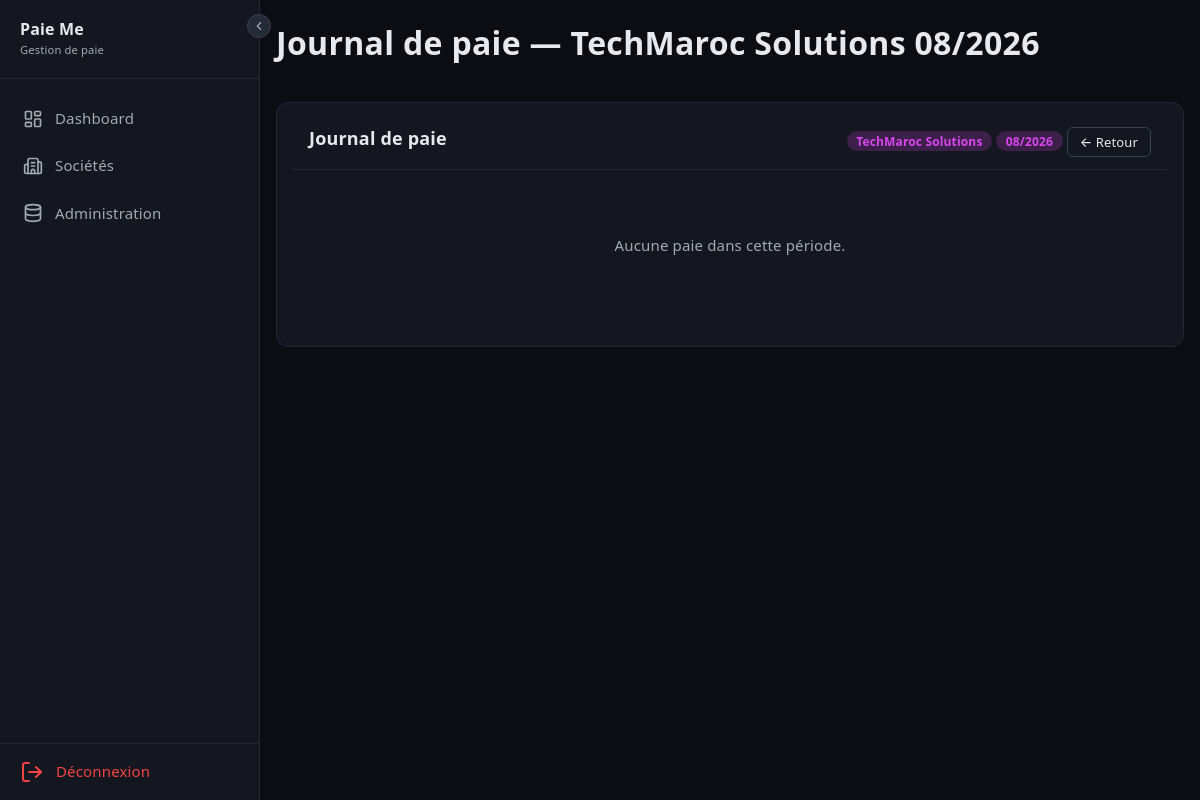
Page /paies/1/journal (signed in) on the committed database.
### tables this page shows
CREATE TABLE IF NOT EXISTS periodes (
    id              INT UNSIGNED AUTO_INCREMENT PRIMARY KEY,
    societe_id      INT UNSIGNED        NOT NULL,
    mois            TINYINT UNSIGNED    NOT NULL,
    annee           SMALLINT UNSIGNED   NOT NULL,
    date_debut      DATE                NOT NULL,
    date_fin        DATE                NOT NULL,
    cloturee        TINYINT(1)          NOT NULL DEFAULT 0,
    penalites_cnss  DECIMAL(10,2)       NOT NULL DEFAULT 0.00,
    penalites_tfp   DECIMAL(10,2)       NOT NULL DEFAULT 0.00,
    penalites_amo   DECIMAL(10,2)       NOT NULL DEFAULT 0.00,
    created_at      DATETIME            NOT NULL DEFAULT CURRENT_TIMESTAMP,
    updated_at      DATETIME            NOT NULL DEFAULT CURRENT_TIMESTAMP ON UPDATE CURRENT_TIMESTAMP,
    UNIQUE KEY unique_periode (societe_id, mois, annee),
    FOREIGN KEY (societe_id) REFERENCES societes(id) ON DELETE CASCADE
);

CREATE TABLE IF NOT EXISTS societes (
    id                  INT UNSIGNED AUTO_INCREMENT PRIMARY KEY,
    user_id             INT UNSIGNED        NOT NULL,
    raison_sociale      VARCHAR(200)        NOT NULL,
    forme_juridique     VARCHAR(20)         NOT NULL,
    ice                 VARCHAR(20)         NOT NULL,
    if_fiscal           VARCHAR(20)         NOT NULL,
    rc                  VARCHAR(20)         NOT NULL,
    tp                  VARCHAR(20)         NOT NULL,
    cnss                VARCHAR(20)         NOT NULL,
    adresse             TEXT,
    ville               VARCHAR(100),
    telephone           VARCHAR(20),
    email               VARCHAR(180),
    site_web            VARCHAR(255),
    banque              VARCHAR(100),
    agence              VARCHAR(100),
    rib                 VARCHAR(255),
    modele_bulletin_id  INT UNSIGNED,
    logo                VARCHAR(255),
    damancom_login      VARCHAR(100),
    damancom_password   VARCHAR(255),
    simpl_login         VARCHAR(100),
    simpl_password      VARCHAR(255),
    cimr_login          VARCHAR(100),
    cimr_password       VARCHAR(255),
    actif               TINYINT(1)          NOT NULL DEFAULT 1,
    created_at          DATETIME            NOT NULL DEFAULT CURRENT_TIMESTAMP,
    updated_at          DATETIME            NOT NULL DEFAULT CURRENT_TIMESTAMP ON UPDATE CURRENT_TIMESTAMP,
    FOREIGN KEY (user_id) REFERENCES users(id) ON DELETE CASCADE
);

### controllers/PaieController.php (called while the page is built, shortened)
<?php
class PaieController extends Controller
{
    private PDO $db;
    public function __construct()
    {
        $this->db = Model::db();
    }
    public function journal(int $id): void
    {
        $userId = Session::get('user_id');
        $periode = $this->db->query("
            SELECT p.*, so.raison_sociale FROM periodes p
            JOIN societes so ON p.societe_id = so.id
            WHERE p.id = $id AND so.user_id = $userId
        ")->fetch();
        $paies = $this->db->query("
            SELECT pa.*, s.nom_famille, s.prenom, s.matricule
            FROM paies pa
            JOIN salaries s ON pa.salarie_id = s.id
            WHERE pa.periode_id = $id
            ORDER BY s.nom_famille, s.prenom
        ")->fetchAll();
        $totaux = [
            'salaire_brut' => 0, 'sbi' => 0, 'prime_anciennete' => 0,
            'total_gains' => 0, 'montant_heures_sup' => 0,
            'indemnite_transport' => 0, 'indemnite_panier' => 0,
            'indemnite_representation' => 0, 'avantage_logement' => 0,
            'cnss_salariale' => 0, 'amo_salariale' => 0,
            'frais_professionnels' => 0, 'mutuelle' => 0,
            'ir' => 0, 'autres_retenues' => 0,
            'net_a_payer' => 0,
            'cnss_patronale' => 0, 'amo_patronale' => 0,
        ];
        $this->render('paies/journal.php', [
            'title'  => 'Journal de paie — ' . $periode['raison_sociale'] . ' ' . str_pad($periode['mois'], 2, '0', STR_PAD_LEFT) . '/' . $periode['annee'],
            'periode' => $periode,
            'paies'  => $paies,
            'totaux' => $totaux,
        ]);
    }
    protected function render(string $view, array $data = []): void
    {
        extract($data);
        require __DIR__ . '/../views/' . $view;
        require __DIR__ . '/../views/layout.php';
    }
}

### index.php (called while the page is built, shortened)
<?php
$method = $_SERVER['REQUEST_METHOD'];
$uri    = $_SERVER['REQUEST_URI'];
Router::dispatch($method, $uri);

### Core/Model.php (called while the page is built, shortened)
<?php
abstract class Model
{
    protected static PDO|null $db = null;
    public static function db(): PDO
    {
        if (self::$db === null) {
            $config = require __DIR__ . '/../config/database.php';
            $dsn = "mysql:host={$config['host']};port={$config['port']};dbname={$config['dbname']};charset={$config['charset']}";
            self::$db = new PDO($dsn, $config['username'], $config['password'], [
                PDO::ATTR_ERRMODE            => PDO::ERRMODE_EXCEPTION,
                PDO::ATTR_DEFAULT_FETCH_MODE => PDO::FETCH_ASSOC,
                PDO::ATTR_EMULATE_PREPARES   => false,
            ]);
        }
        return self::$db;
    }
}

### Core/Session.php (called while the page is built, shortened)
<?php
class Session
{
    public static function get(string $key, mixed $default = null): mixed
    {
        return $_SESSION[$key] ?? $default;
    }
}

### views/paies/journal.php (the view, shortened to what this page needs)
<div class="card">
    <div class="card-header">
        <h3>Journal de paie</h3>
        <div>
            <span class="badge badge-info"><?= htmlspecialchars($periode['raison_sociale']) ?></span>
            <span class="badge badge-info"><?= str_pad($periode['mois'], 2, '0', STR_PAD_LEFT) ?>/<?= $periode['annee'] ?></span>
            <a href="/paie-me/paies" class="btn btn-secondary btn-sm">← Retour</a>
        </div>
    </div>
    <?php if (empty($paies)): ?>
        <div class="empty-state">
            <p>Aucune paie dans cette période.</p>
        </div>
    <?php endif; ?>
</div>

### Core/Router.php (shortened to what this page needs)
<?php
class Router
{
    private static array $routes = [];
    public static function get(string $uri, array $action): void
    {
        self::$routes['GET'][] = ['uri' => $uri, 'action' => $action];
    }
    public static function post(string $uri, array $action): void
    {
        self::$routes['POST'][] = ['uri' => $uri, 'action' => $action];
    }
    public static function dispatch(string $method, string $uri): void
    {
        $uri = parse_url($uri, PHP_URL_PATH);
        $uri = preg_replace('#^/paie-me#', '', $uri);
        $uri = trim($uri, '/');
        foreach (self::$routes[$method] ?? [] as $route) {
            $pattern = preg_replace('/\{(\w+)\}/', '(?P<$1>[^/]+)', $route['uri']);
            $pattern = '#^' . trim($pattern, '/') . '$#';
            if (preg_match($pattern, $uri, $matches)) {
                [$controller, $methodName] = $route['action'];
                $params = array_filter($matches, 'is_string', ARRAY_FILTER_USE_KEY);
                $instance = new $controller();
                call_user_func_array([$instance, $methodName], $params);
                return;
            }
        }
    }
}

### assets/css/style.css (style rules this page uses)
:root { --bg-primary: #0b0d12; --bg-surface: #14171f; --bg-hover: #1e222d; --bg-elevated: #252a38; --accent: #8b5cf6; --accent-hover: #a78bfa; --accent-60: rgba(139,92,246,0.18); --accent-70: rgba(139,92,246,0.30); --text: #e8e9ee; --text-muted: #a3a8b4; --secondary: #6B7280; --tertiary: #A78BFA; --border: #232834; --border-strong: #3a4150; --danger: #ef4444; --success: #22c55e; --warning: #f59e0b; --on-primary: #0b0d12; --on-accent: #ffffff; color-scheme: dark !important; }
* { margin: 0; padding: 0; box-sizing: border-box; color-scheme: dark !important; }
body { font-family: system-ui, -apple-system, 'Segoe UI', sans-serif; background: var(--bg-primary); color: var(--text); min-height: 100vh; font-weight: 400; font-size: 0.9375rem; line-height: 1.55; letter-spacing: 0.01em; }
h1, h2, h3, h4, h5, h6 { font-weight: 800; letter-spacing: 0.01em; }
a { color: var(--accent); text-decoration: none; }
.btn { display: inline-flex; align-items: center; gap: 0.5rem; padding: 0.5rem 1rem; border: none; border-radius: 6px; font-size: 0.875rem; font-weight: 500; cursor: pointer; transition: all 0.2s; text-decoration: none; height: 36px; }
.btn-secondary { background: var(--bg-surface); color: var(--text); border: 1px solid var(--border-strong); }
.btn-sm { padding: 0.375rem 0.75rem; font-size: 0.8125rem; height: 30px; }
.card { background: var(--bg-surface); border: 1px solid var(--border); border-radius: 12px; padding: 1rem; margin-bottom: 1.5rem; color: var(--text); }
.card-header { display: flex; justify-content: space-between; align-items: center; margin-bottom: 1rem; padding-bottom: 0.75rem; border-bottom: 1px solid var(--border); }
.card-header h3 { font-size: 1.125rem; font-weight: 800; }
.badge { display: inline-block; padding: 0.2rem 0.6rem; border-radius: 9999px; font-size: 0.75rem; font-weight: 600; height: 20px; line-height: 1.4; }
.badge-info { background: rgba(217, 70, 239, 0.2); color: #d946ef; }
.empty-state { text-align: center; padding: 3rem 1rem; color: var(--text-muted); }
.empty-state p { margin-bottom: 1.5rem; }

### rows in the picture
periodes: societe.raison_sociale "TechMaroc Solutions", mois "08", annee "2026"
